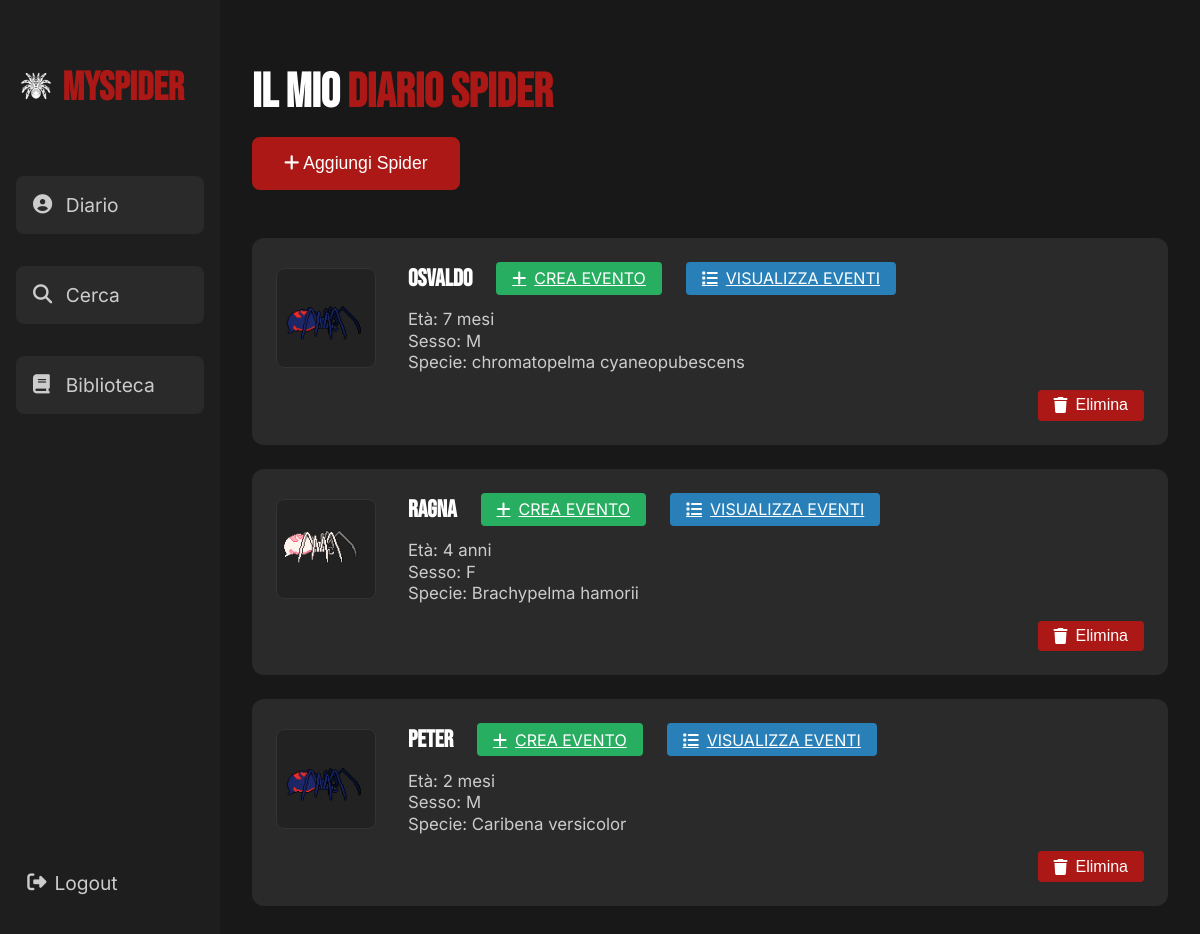
/diario/ (signed in), run on an earlier commit of the app's database.
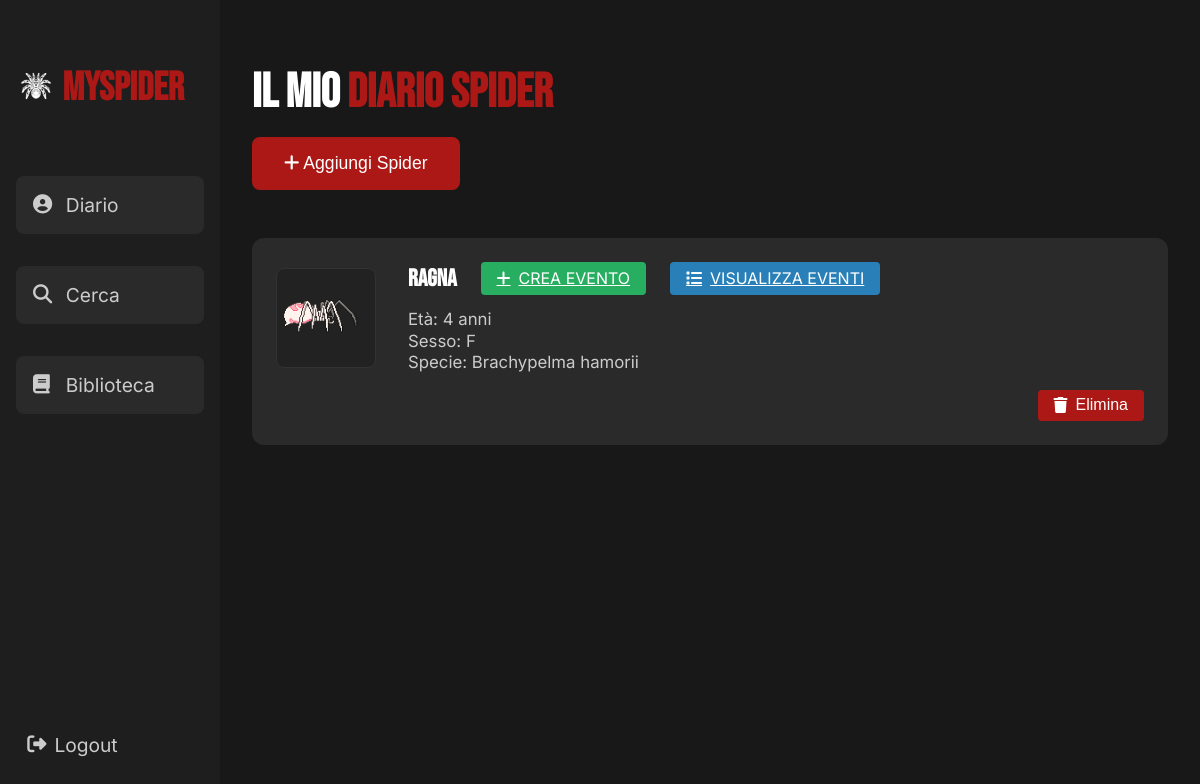
And on a later commit of the database.
### My_Spider/models.py (models this page shows)
class spider(models.Model):
    id = models.AutoField(primary_key=True)
    nome = models.CharField(max_length=100)
    eta = models.IntegerField()
    sesso = models.CharField(max_length=10)
    specie = models.CharField(max_length=50)
    utente = models.ForeignKey(utenti, on_delete=models.CASCADE)
    icona = models.CharField(max_length=100)
    unita_eta = models.CharField(max_length=10, default='anni')

### My_Spider/views.py (the view)
# urls.py: path('diario/', diario_view, name='diario'),
def diario_view(request):
    logged_in = request.session.get('logged_in', False)
    if logged_in:
        user = utenti.objects.get(username=request.session['username'])
        spiders = spider.objects.filter(utente=user).order_by('-id')
        context = {
            'logged_in': logged_in,
            'username': request.session.get('username', 'Utente'),
            'spiders': spiders
        }
        return render(request, 'diario.html', context)
    return redirect('login')

### templates/diario.html (shortened to what this page needs)
<!DOCTYPE html>
                     {% load static %}
                     <html lang="it">
                     <head>
                         <link rel="stylesheet" href="https://cdnjs.cloudflare.com/ajax/libs/font-awesome/6.5.1/css/all.min.css">
                     </head>
                     <body>
                         <aside>
                             <h1>
                                 <img src="{% static 'logo2.png' %}" alt="Logo" style="width: 40px; height: 40px; vertical-align: middle; margin-right: 0px;">
                                 MySpider
                             </h1>
                             <ul>
                                 <li onclick="window.location.href='{% url 'diario' %}'"><i class="fas fa-user-circle"></i> Diario</li>
                                 <li onclick="window.location.href='{% url 'cerca' %}'"><i class="fas fa-magnifying-glass"></i> Cerca</li>
                                 <li onclick="window.location.href='{% url 'biblioteca' %}'"><i class="fas fa-book"></i> Biblioteca</li>
                             </ul>
                             <a href="{% url 'logout' %}" class="logout-btn">
                                 <i class="fas fa-sign-out-alt" style="margin-right: 0.5rem;"></i>
                                 Logout
                             </a>
                         </aside>
                         <main>
                             <h2>Il Mio <span class="highlight">Diario Spider</span></h2>
                             <button class="add-btn" onclick="showModal()">
                                 <i class="fas fa-plus"></i> Aggiungi Spider
                             </button>
                             <div class="spider-cards" id="spiderCards">
                                 {% for s in spiders %}
                                 <div class="spider-card">
                                     <div class="spider-card-top">
                                         <img src="{% static '' %}{{ s.icona }}" alt="icona" class="spider-img">
                                         <div class="spider-info">
                                             <div class="spider-header">
                                                 <h3>{{ s.nome }}</h3>
                                                 <a href="{% url 'crea_evento' s.id %}" class="eventi-btn">
                                                     <i class="fas fa-plus"></i> CREA EVENTO
                                                 </a>
                                                <a href="{% url 'lista_eventi' s.id %}" class="eventi-btn" style="background:#2980b9; margin-left:0.5rem;">
                                                    <i class="fas fa-list"></i> VISUALIZZA EVENTI
                                                </a>
                                             </div>
                                             <div class="spider-details">
                                                 <p>Età: {{ s.eta }} {{ s.unita_eta }}</p>
                                                 <p>Sesso: {{ s.sesso }}</p>
                                                 <p>Specie: {{ s.specie }}</p>
                                             </div>
                                         </div>
                                     </div>
                                     <div class="spider-card-bottom">
                                         <form method="POST" action="{% url 'delete_spider' s.id %}">
                                             <button type="submit" class="elimina-btn">
                                                 <i class="fas fa-trash"></i> Elimina
                                             </button>
                                         </form>
                                     </div>
                                 </div>
                                 {% empty %}
                                 <p>Nessuno spider ancora aggiunto.</p>
                                 {% endfor %}
                             </div>
                         </main>
                     </body>
                     </html>

### templates/diario.html (style rules this page uses)
* { box-sizing: border-box; margin: 0; padding: 0; }
body { font-family: 'Inter', sans-serif; background: #121212; color: #fff; display: flex; height: 100vh; }
aside { width: 220px; background-color: #1e1e1e; padding: 2rem 1rem; display: flex; flex-direction: column; min-height: 100vh; }
aside h1 { color: #ac1815; font-size: 2.5rem; margin-bottom: 2rem; margin-top: 2rem; font-family: 'Bebas Neue', sans-serif; }
aside li { display: flex; align-items: center; margin: 2rem 0; font-size: 1.2rem; color: #ccc; cursor: pointer; transition: all 0.3s ease; padding: 1rem; border-radius: 8px; background-color: #2a2a2a; border: 1px solid transparent; }
aside li i { margin-right: 0.8rem; width: 20px; transition: transform 0.3s ease; }
aside ul { list-style: none; width: 100%; }
.logout-btn { margin-top: auto; padding: 0.7rem; background-color: transparent; color: #ccc; border: none; cursor: pointer; width: 100%; text-align: left; font-size:1.2rem; display: flex; align-items: center; text-decoration: none; }
main { flex: 1; padding: 2rem; background-color: #181818; overflow-y: auto; }
h2 { font-size: 3rem; margin-bottom: 1rem; margin-top: 2rem; font-family: 'Bebas Neue', sans-serif; }
.highlight { color: #ac1815; }
.add-btn { background-color: #ac1815; color: #fff; border: none; padding: 1rem 2rem; border-radius: 8px; cursor: pointer; font-size: 1.1rem; margin-bottom: 2rem; transition: all 0.3s ease; }
.spider-cards { display: flex; flex-direction: column; gap: 1.5rem; margin-top: 1rem; }
.spider-card { background-color: #2a2a2a; padding: 1.5rem; border-radius: 12px; display: flex; flex-direction: column; gap: 1rem; transition: background-color 0.3s; position: relative; }
.spider-card-top { display: flex; align-items: center; gap: 2rem; }
.spider-img { width: 100px; height: 100px; object-fit: contain; border-radius: 8px; background: #222; border: 1px solid #333; }
.spider-info { display: flex; flex-direction: column; gap: 0.3rem; flex: 1; }
.spider-header { display: flex; align-items: center; gap: 1rem; margin-bottom: 0.5rem; }
.spider-header h3 { font-size: 1.5rem; font-family: 'Bebas Neue', sans-serif; margin: 0; color: #fff; }
.eventi-btn { background:#27ae60; color:#fff; border:none; border-radius:4px; padding:0.4rem 1rem; cursor:pointer; display:inline-flex; align-items:center; font-size: 1rem; margin-left: 0.5rem; transition: background 0.2s; }
.eventi-btn i { margin-right: 0.5rem; }
.spider-details p { margin: 0.1rem 0; color: #ccc; font-size: 1.05rem; }
.spider-card-bottom { display: flex; justify-content: flex-end; }
.elimina-btn { background:#ac1815; color:#fff; border:none; border-radius:4px; padding:0.4rem 1rem; cursor:pointer; font-size: 1rem; display: flex; align-items: center; transition: background 0.2s; }
.elimina-btn i { margin-right: 0.5rem; }

What changed in the data, as far as the page shows it:
removed spider: icona (picture), nome "OSVALDO", eta "7", unita_eta "mesi", sesso "M", specie "chromatopelma cyaneopubescens"
removed spider: icona (picture), nome "Peter", eta "2", unita_eta "mesi", sesso "M", specie "Caribena versicolor"
